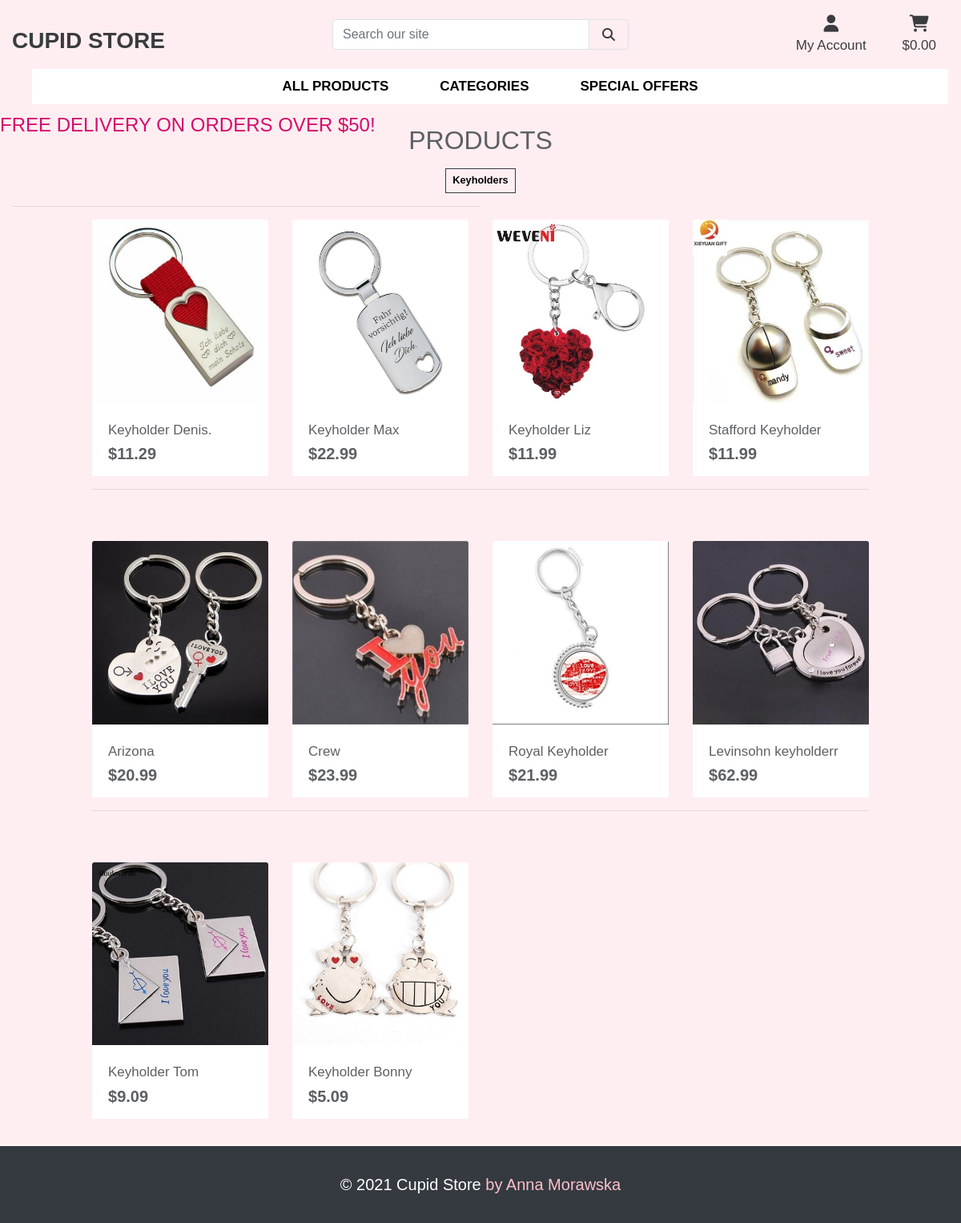
The page /products/?category=keyholders on the database its author committed.
### products/models.py (models this page shows, shortened)
class Category(models.Model):
    class Meta:
        verbose_name_plural = 'Categories'
    name = models.CharField(max_length=254)
    friendly_name = models.CharField(max_length=254, null=True, blank=True)

class Product(models.Model):
    category = models.ForeignKey('Category', null=True, blank=True, on_delete=models.SET_NULL)
    sku = models.CharField(max_length=254, null=True, blank=True)
    name = models.CharField(max_length=254)
    description = models.TextField()
    price = models.DecimalField(max_digits=6, decimal_places=2)
    image = models.ImageField(null=True, blank=True)

### products/views.py (the view, shortened to what this page needs)
# urls.py: path('', views.all_products, name='products'),
def all_products(request):
    products = Product.objects.all()
    query = None
    categories = None
    sort = None
    direction = None
    if request.GET:
        if 'category' in request.GET:
            categories = request.GET['category'].split(',')
            products = products.filter(category__name__in=categories)
            categories = Category.objects.filter(name__in=categories)
    current_sorting = f'{sort}_{direction}'
    context = {
        'products': products,
        'search_term': query,
        'current_categories': categories,
        'current_sorting': current_sorting,
    }
    return render(request, 'products/products.html',
     context)

### cart/contexts.py (called while the page is built, shortened)
def cart_contents(request):
    cart_items = []
    total = 0
    product_count = 0
    cart = request.session.get('cart', {})
    if total < settings.FREE_DELIVERY_THRESHOLD:
        delivery = total * Decimal(settings.STANDARD_DELIVERY_PERCENTAGE / 100)
        free_delivery_delta = settings.FREE_DELIVERY_THRESHOLD - total
    else:
        delivery = 0
        free_delivery_delta = 0
    grand_total = delivery + total
    context = {
        'cart_items': cart_items,
        'total': total,
        'product_count': product_count,
        'delivery': delivery,
        'free_delivery_delta': free_delivery_delta,
        'free_delivery_threshold': settings.FREE_DELIVERY_THRESHOLD,
        'grand_total': grand_total,
    }
    return context

### products/templates/products/products.html (shortened to what this page needs)
{% extends "base.html" %}
{% load static %}
{% block content %}
    <div class=" bg container-fluid">
        <div class="row">
            <div class="col text-center mt-3">
                 <h2 class="logo-font">Products</h2>
                {% for c in current_categories %}
                    <a class="category-badge text-decoration-none" href="{% url 'products' %}?category={{ c.name }}">
                        <span class="p-2 mt-2 badge badge-white text-black rounded-0 border border-dark">{{ c.friendly_name }}</span>
                    </a>
                {% endfor %}
                <hr class="w-50 mb-1">
            </div>
        </div>
        <div class="row" style="margin-bottom: 130px;">
            <div class="product-container col-10 offset-1">
                <div class="row">
                    {% for product in products %}
                        <div class="col-sm-6 col-md-6 col-lg-4 col-xl-3">
                            <div class="card h-100 border-0">
                                {% if product.image %}
                                <a href="{% url 'product_detail' product.id %}">
                                    <img class="card-img-top img-fluid" src="{{ product.image.url }}" alt="{{ product.name }}">
                                </a>
                                {% else %}
                                <a href="{% url 'product_detail' product.id %}">
                                    <img class="card-img-top img-fluid" src="{{ MEDIA_URL }}noimage.png" alt="{{ product.name }}">
                                </a>
                                {% endif %}
                                <div class="card-body pb-0">
                                    <p class="mb-0">{{ product.name }}</p>
                                </div>
                                <div class="card-footer bg-white pt-0 border-0 text-left">
                                    <div class="row">
                                        <div class="col">
                                            <p class="lead mb-0 text-left font-weight-bold">${{ product.price }}</p>
                                        </div>
                                    </div>
                                </div>
                            </div>
                        </div>
                        {% if forloop.counter|divisibleby:4 %}
                            <div class="col-12 d-none d-xl-block mb-5">
                                <hr>
                            </div>
                        {% endif %}
                    {% endfor %}
                </div>
            </div>
        </div>
    </div>
{% endblock %}

### static/css/base.css (style rules this page uses)
* { margin:0; padding:0; }
body { margin:0; font-family: Arial, "Helvetica Neue", Helvetica, sans-serif; font-size:17px; color: rgb(92, 96, 100); line-height:1.6; }
.logo-font { text-transform: uppercase !important; text-decoration: none !important; }
.text-black { color: #000 !important; }
.bg-white { opacity: 200%; }

### products/templates/products/products.html (style rules this page uses)
body { background-color: rgb(255, 213, 220, 0.4) }

### rows shown on the page
Category: friendly_name "Keyholders"
Product: image (picture), name "Keyholder Denis.", price "11.29"
Product: image (picture), name "Keyholder Max", price "22.99"
Product: image (picture), name "Keyholder Liz", price "11.99"
Product: image (picture), name "Stafford Keyholder", price "11.99"
Product: image (picture), name "Arizona", price "20.99"
Product: image (picture), name "Crew", price "23.99"
Product: image (picture), name "Royal Keyholder", price "21.99"
Product: image (picture), name "Levinsohn keyholderr", price "62.99"
Product: image (picture), name "Keyholder Tom", price "9.09"
Product: image (picture), name "Keyholder Bonny", price "5.09"

### other values the page prints
{{ free_delivery_threshold }} "50"
